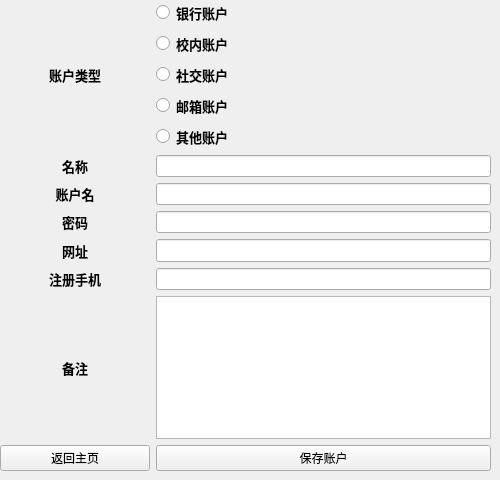
   <widget class="QWidget" name="tab_main">
    <attribute name="title">
     <string>main</string>
    </attribute>
    <widget class="QWidget" name="gridLayoutWidget">
     <property name="geometry">
      <rect>
       <x>0</x>
       <y>0</y>
       <width>491</width>
       <height>471</height>
      </rect>
     </property>
     <layout class="QGridLayout" name="gl_main">
      <item row="9" column="1">
       <widget class="QLineEdit" name="le_main_phone">
        <property name="minimumSize">
         <size>
          <width>0</width>
          <height>0</height>
         </size>
        </property>
        <property name="baseSize">
         <size>
          <width>200</width>
          <height>30</height>
         </size>
        </property>
       </widget>
      </item>
      <item row="10" column="1">
       <widget class="QTextEdit" name="le_main_remark">
        <property name="minimumSize">
         <size>
          <width>0</width>
          <height>0</height>
         </size>
        </property>
        <property name="baseSize">
         <size>
          <width>200</width>
          <height>25</height>
         </size>
        </property>
       </widget>
      </item>
      <item row="5" column="0">
       <widget class="QLabel" name="label_main_tag_name">
        <property name="minimumSize">
         <size>
          <width>150</width>
          <height>0</height>
         </size>
        </property>
        <property name="font">
         <font>
          <pointsize>10</pointsize>
          <weight>75</weight>
          <bold>true</bold>
          <kerning>true</kerning>
         </font>
        </property>
        <property name="contextMenuPolicy">
         <enum>Qt::NoContextMenu</enum>
        </property>
        <property name="text">
         <string>名称</string>
        </property>
        <property name="alignment">
         <set>Qt::AlignCenter</set>
        </property>
       </widget>
      </item>
      <item row="6" column="1">
       <widget class="QLineEdit" name="le_main_account">
        <property name="minimumSize">
         <size>
          <width>0</width>
          <height>0</height>
         </size>
        </property>
        <property name="baseSize">
         <size>
          <width>200</width>
          <height>30</height>
         </size>
        </property>
       </widget>
      </item>
      <item row="8" column="0">
       <widget class="QLabel" name="label_main_tag_address">
        <property name="minimumSize">
         <size>
          <width>150</width>
          <height>0</height>
         </size>
        </property>
        <property name="font">
         <font>
          <pointsize>10</pointsize>
          <weight>75</weight>
          <bold>true</bold>
          <kerning>true</kerning>
         </font>
        </property>
        <property name="contextMenuPolicy">
         <enum>Qt::NoContextMenu</enum>
        </property>
        <property name="text">
         <string>网址</string>
        </property>
        <property name="alignment">
         <set>Qt::AlignCenter</set>
        </property>
       </widget>
      </item>
      <item row="1" column="1">
       <widget class="QRadioButton" name="rb_main_school">
        <property name="sizePolicy">
         <sizepolicy hsizetype="Minimum" vsizetype="Fixed">
          <horstretch>0</horstretch>
          <verstretch>0</verstretch>
         </sizepolicy>
        </property>
        <property name="minimumSize">
         <size>
          <width>120</width>
          <height>25</height>
         </size>
        </property>
        <property name="maximumSize">
         <size>
          <width>120</width>
          <height>25</height>
         </size>
        </property>
        <property name="baseSize">
         <size>
          <width>120</width>
          <height>25</height>
         </size>
        </property>
        <property name="font">
         <font>
          <pointsize>10</pointsize>
          <weight>75</weight>
          <bold>true</bold>
         </font>
        </property>
        <property name="contextMenuPolicy">
         <enum>Qt::NoContextMenu</enum>
        </property>
        <property name="layoutDirection">
         <enum>Qt::LeftToRight</enum>
        </property>
        <property name="text">
         <string>校内账户</string>
        </property>
        <property name="icon">
         <iconset>
          <normaloff>img/icon/xuexiao.svg</normaloff>img/icon/xuexiao.svg</iconset>
        </property>
        <property name="autoRepeatDelay">
         <number>200</number>
        </property>
       </widget>
      </item>
      <item row="6" column="0">
       <widget class="QLabel" name="label_main_tag_account">
        <property name="minimumSize">
         <size>
          <width>150</width>
          <height>0</height>
         </size>
        </property>
        <property name="font">
         <font>
          <pointsize>10</pointsize>
          <weight>75</weight>
          <bold>true</bold>
          <kerning>true</kerning>
         </font>
        </property>
        <property name="contextMenuPolicy">
         <enum>Qt::NoContextMenu</enum>
        </property>
        <property name="text">
         <string>账户名</string>
        </property>
        <property name="alignment">
         <set>Qt::AlignCenter</set>
        </property>
       </widget>
      </item>
      <item row="8" column="1">
       <widget class="QLineEdit" name="le_main_address">
        <property name="minimumSize">
         <size>
          <width>0</width>
          <height>0</height>
         </size>
        </property>
        <property name="baseSize">
         <size>
          <width>200</width>
          <height>30</height>
         </size>
        </property>
        <property name="font">
         <font>
          <pointsize>10</pointsize>
          <weight>50</weight>
          <bold>false</bold>
         </font>
        </property>
       </widget>
      </item>
      <item row="4" column="1">
       <widget class="QRadioButton" name="rb_main_another">
        <property name="sizePolicy">
         <sizepolicy hsizetype="Minimum" vsizetype="Fixed">
          <horstretch>0</horstretch>
          <verstretch>0</verstretch>
         </sizepolicy>
        </property>
        <property name="minimumSize">
         <size>
          <width>120</width>
          <height>25</height>
         </size>
        </property>
        <property name="maximumSize">
         <size>
          <width>120</width>
          <height>25</height>
         </size>
        </property>
        <property name="baseSize">
         <size>
          <width>120</width>
          <height>25</height>
         </size>
        </property>
        <property name="font">
         <font>
          <pointsize>10</pointsize>
          <weight>75</weight>
          <bold>true</bold>
         </font>
        </property>
        <property name="contextMenuPolicy">
         <enum>Qt::NoContextMenu</enum>
        </property>
        <property name="layoutDirection">
         <enum>Qt::LeftToRight</enum>
        </property>
        <property name="text">
         <string>其他账户</string>
        </property>
        <property name="icon">
         <iconset>
          <normaloff>img/icon/qita.svg</normaloff>img/icon/qita.svg</iconset>
        </property>
        <property name="autoRepeatDelay">
         <number>200</number>
        </property>
       </widget>
      </item>
      <item row="0" column="1">
       <widget class="QRadioButton" name="rb_main_bank">
        <property name="sizePolicy">
         <sizepolicy hsizetype="Minimum" vsizetype="Fixed">
          <horstretch>0</horstretch>
          <verstretch>0</verstretch>
         </sizepolicy>
        </property>
        <property name="minimumSize">
         <size>
          <width>120</width>
          <height>25</height>
         </size>
        </property>
        <property name="maximumSize">
         <size>
          <width>120</width>
          <height>25</height>
         </size>
        </property>
        <property name="baseSize">
         <size>
          <width>120</width>
          <height>25</height>
         </size>
        </property>
        <property name="font">
         <font>
          <pointsize>10</pointsize>
          <weight>75</weight>
          <bold>true</bold>
         </font>
        </property>
        <property name="contextMenuPolicy">
         <enum>Qt::NoContextMenu</enum>
        </property>
        <property name="layoutDirection">
         <enum>Qt::LeftToRight</enum>
        </property>
        <property name="text">
         <string>银行账户</string>
        </property>
        <property name="icon">
         <iconset>
          <normaloff>img/icon/yinhang.svg</normaloff>img/icon/yinhang.svg</iconset>
        </property>
        <property name="autoRepeatDelay">
         <number>200</number>
        </property>
       </widget>
      </item>
      <item row="7" column="0">
       <widget class="QLabel" name="label_main_tag_password">
        <property name="minimumSize">
         <size>
          <width>150</width>
          <height>0</height>
         </size>
        </property>
        <property name="font">
         <font>
          <pointsize>10</pointsize>
          <weight>75</weight>
          <bold>true</bold>
          <kerning>true</kerning>
         </font>
        </property>
        <property name="contextMenuPolicy">
         <enum>Qt::NoContextMenu</enum>
        </property>
        <property name="text">
         <string>密码</string>
        </property>
        <property name="alignment">
         <set>Qt::AlignCenter</set>
        </property>
       </widget>
      </item>
      <item row="7" column="1">
       <widget class="QLineEdit" name="le_main_password">
        <property name="minimumSize">
         <size>
          <width>0</width>
          <height>0</height>
         </size>
        </property>
        <property name="baseSize">
         <size>
          <width>200</width>
          <height>30</height>
         </size>
        </property>
        <property name="inputMethodHints">
         <set>Qt::ImhNone</set>
        </property>
       </widget>
      </item>
      <item row="10" column="0">
       <widget class="QLabel" name="label_main_tag_remark">
        <property name="minimumSize">
         <size>
          <width>150</width>
          <height>0</height>
         </size>
        </property>
        <property name="font">
         <font>
          <pointsize>10</pointsize>
          <weight>75</weight>
          <bold>true</bold>
          <kerning>true</kerning>
         </font>
        </property>
        <property name="contextMenuPolicy">
         <enum>Qt::NoContextMenu</enum>
        </property>
        <property name="text">
         <string>备注</string>
        </property>
        <property name="alignment">
         <set>Qt::AlignCenter</set>
        </property>
       </widget>
      </item>
      <item row="2" column="0">
       <widget class="QLabel" name="label_main_tag_acname">
        <property name="minimumSize">
         <size>
          <width>150</width>
          <height>0</height>
         </size>
        </property>
        <property name="font">
         <font>
          <pointsize>10</pointsize>
          <weight>75</weight>
          <bold>true</bold>
          <kerning>true</kerning>
         </font>
        </property>
        <property name="contextMenuPolicy">
         <enum>Qt::NoContextMenu</enum>
        </property>
        <property name="text">
         <string>账户类型</string>
        </property>
        <property name="alignment">
         <set>Qt::AlignCenter</set>
        </property>
       </widget>
      </item>
      <item row="5" column="1">
       <widget class="QLineEdit" name="le_main_name">
        <property name="minimumSize">
         <size>
          <width>0</width>
          <height>0</height>
         </size>
        </property>
        <property name="baseSize">
         <size>
          <width>200</width>
          <height>30</height>
         </size>
        </property>
       </widget>
      </item>
      <item row="9" column="0">
       <widget class="QLabel" name="label_main_tag_phone">
        <property name="minimumSize">
         <size>
          <width>150</width>
          <height>0</height>
         </size>
        </property>
        <property name="font">
         <font>
          <pointsize>10</pointsize>
          <weight>75</weight>
          <bold>true</bold>
          <kerning>true</kerning>
         </font>
        </property>
        <property name="contextMenuPolicy">
         <enum>Qt::NoContextMenu</enum>
        </property>
        <property name="text">
         <string>注册手机</string>
        </property>
        <property name="alignment">
         <set>Qt::AlignCenter</set>
        </property>
       </widget>
      </item>
      <item row="2" column="1">
       <widget class="QRadioButton" name="rb_main_social">
        <property name="sizePolicy">
         <sizepolicy hsizetype="Minimum" vsizetype="Fixed">
          <horstretch>0</horstretch>
          <verstretch>0</verstretch>
         </sizepolicy>
        </property>
        <property name="minimumSize">
         <size>
          <width>120</width>
          <height>25</height>
         </size>
        </property>
        <property name="maximumSize">
         <size>
          <width>120</width>
          <height>25</height>
         </size>
        </property>
        <property name="baseSize">
         <size>
          <width>120</width>
          <height>25</height>
         </size>
        </property>
        <property name="font">
         <font>
          <pointsize>10</pointsize>
          <weight>75</weight>
          <bold>true</bold>
         </font>
        </property>
        <property name="contextMenuPolicy">
         <enum>Qt::NoContextMenu</enum>
        </property>
        <property name="layoutDirection">
         <enum>Qt::LeftToRight</enum>
        </property>
        <property name="text">
         <string>社交账户</string>
        </property>
        <property name="icon">
         <iconset>
          <normaloff>img/icon/shejiao.svg</normaloff>img/icon/shejiao.svg</iconset>
        </property>
        <property name="autoRepeatDelay">
         <number>200</number>
        </property>
       </widget>
      </item>
      <item row="3" column="1">
       <widget class="QRadioButton" name="rb_main_mail">
        <property name="sizePolicy">
         <sizepolicy hsizetype="Minimum" vsizetype="Fixed">
          <horstretch>0</horstretch>
          <verstretch>0</verstretch>
         </sizepolicy>
        </property>
        <property name="minimumSize">
         <size>
          <width>120</width>
          <height>25</height>
         </size>
        </property>
        <property name="maximumSize">
         <size>
          <width>120</width>
          <height>25</height>
         </size>
        </property>
        <property name="baseSize">
         <size>
          <width>120</width>
          <height>25</height>
         </size>
        </property>
        <property name="font">
         <font>
          <pointsize>10</pointsize>
          <weight>75</weight>
          <bold>true</bold>
         </font>
        </property>
        <property name="contextMenuPolicy">
         <enum>Qt::NoContextMenu</enum>
        </property>
        <property name="layoutDirection">
         <enum>Qt::LeftToRight</enum>
        </property>
        <property name="text">
         <string>邮箱账户</string>
        </property>
        <property name="icon">
         <iconset>
          <normaloff>img/icon/youxiang.svg</normaloff>img/icon/youxiang.svg</iconset>
        </property>
        <property name="autoRepeatDelay">
         <number>200</number>
        </property>
       </widget>
      </item>
      <item row="11" column="1">
       <widget class="QPushButton" name="btn_main_save">
        <property name="text">
         <string>保存账户</string>
        </property>
       </widget>
      </item>
      <item row="11" column="0">
       <widget class="QPushButton" name="btn_main_back">
        <property name="text">
         <string>返回主页</string>
        </property>
       </widget>
      </item>
     </layout>
    </widget>
   </widget>
